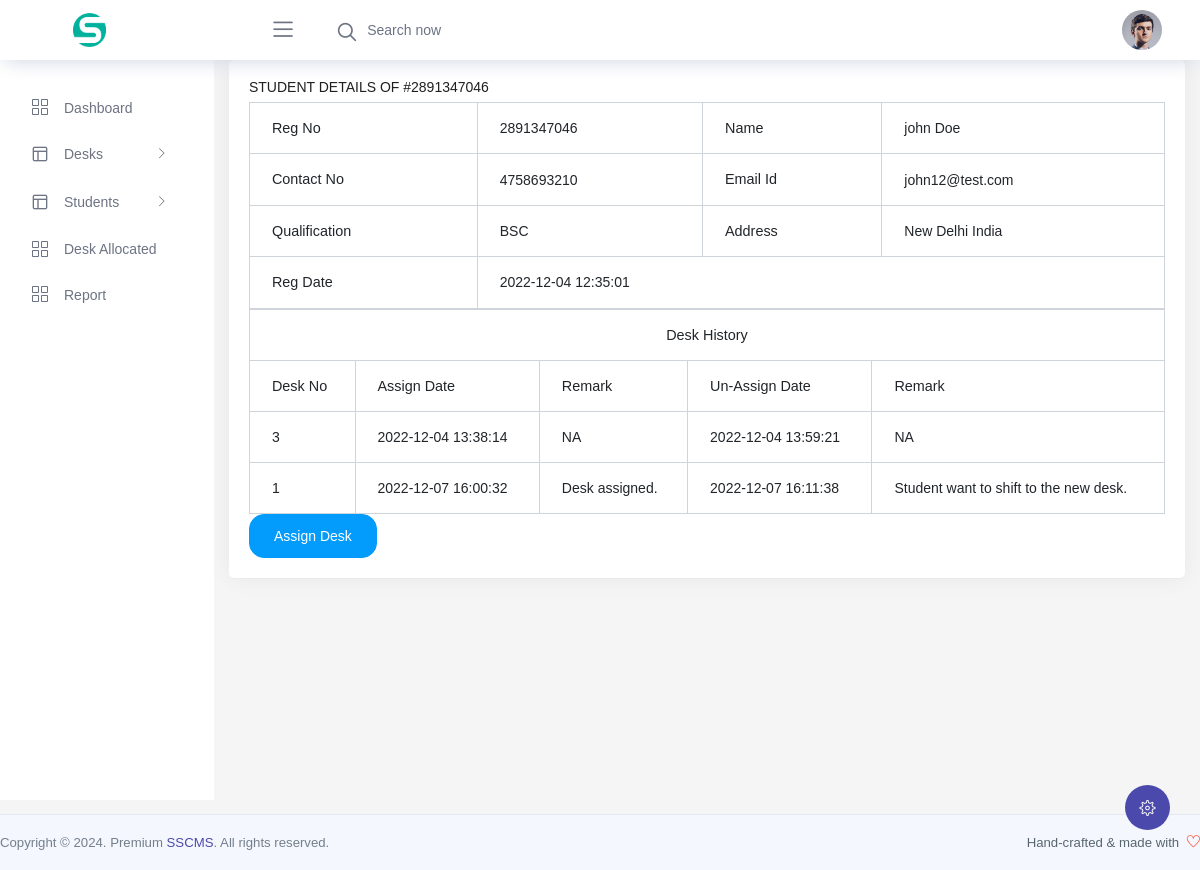
Page /sscms/admin/student-details.php?stdid=2 (signed in) on the committed database.
### tables this page shows
CREATE TABLE `tblstudents` (
  `id` int(11) NOT NULL,
  `registrationNumber` bigint(12) DEFAULT NULL,
  `studentName` varchar(150) DEFAULT NULL,
  `studentContactNo` bigint(12) DEFAULT NULL,
  `studentEmailId` varchar(120) DEFAULT NULL,
  `studentQualification` varchar(200) DEFAULT NULL,
  `studentAddress` mediumtext DEFAULT NULL,
  `regDate` timestamp NULL DEFAULT current_timestamp(),
  `isActive` int(11) DEFAULT NULL,
  `isDeskAssign` char(1) DEFAULT NULL
);

CREATE TABLE `tbldeskhistory` (
  `id` int(11) NOT NULL,
  `stduentId` int(11) DEFAULT NULL,
  `deaskId` int(11) DEFAULT NULL,
  `assignRemark` mediumtext DEFAULT NULL,
  `assignDate` timestamp NULL DEFAULT current_timestamp(),
  `unassignDate` timestamp NULL DEFAULT NULL ON UPDATE current_timestamp(),
  `unassignedRemark` mediumtext DEFAULT NULL
);

CREATE TABLE `tbldesk` (
  `id` int(11) NOT NULL,
  `deskNumber` varchar(120) DEFAULT NULL,
  `laptopChargerScoket` varchar(10) DEFAULT NULL,
  `isOccupied` char(1) DEFAULT NULL,
  `postingDate` timestamp NULL DEFAULT current_timestamp()
);

### sscms/admin/student-details.php (the view, shortened to what this page needs)
<?php
include('includes/dbconnection.php');
if (strlen($_SESSION['sscmsaid']==0)) {
  header('location:logout.php');
  } else{
  ?><!doctype html>
<html lang="en">
    <head>
  <link rel="stylesheet" href="../vendors/feather/feather.css">
  <link rel="stylesheet" href="../vendors/ti-icons/css/themify-icons.css">
  <link rel="stylesheet" href="../vendors/css/vendor.bundle.base.css">
  <link rel="stylesheet" href="../vendors/select2/select2.min.css">
  <link rel="stylesheet" href="../vendors/select2-bootstrap-theme/select2-bootstrap.min.css">
  <link rel="stylesheet" href="../css/vertical-layout-light/style.css">
        <link href="assets/css/style.css" rel="stylesheet" type="text/css" />
    </head>
    <body>
      <?php include_once('includes/header2.php');?>
            <div class="container">
                <div class="row">
                    <div class="col-12">
                        <div class="card-box">
 <?php $sid=intval($_GET['stdid']);
$sql="SELECT * from tblstudents where id='$sid'";
$query = $dbh->prepare($sql);
$query->execute();
$results=$query->fetchAll(PDO::FETCH_OBJ);
$cnt=1;
if($query->rowCount() > 0)
{
foreach($results as $row)
{          ?>
                            <h3 class="m-t-0 header-title"> Student Details of #<?php  echo htmlentities($row->registrationNumber);?></h3>
                            <table id="datatable" class="table table-bordered dt-responsive nowrap" style="border-collapse: collapse; border-spacing: 0; width: 100%;">
                                <tr>
                                <th>Reg No</th>
                                <td><?php  echo htmlentities($row->registrationNumber);?></td>
                                 <th>Name</th>
                                 <td><?php  echo htmlentities($row->studentName);?></td>
                             </tr>
<tr>
<th>Contact No</th>
 <td><?php  echo htmlentities($row->studentContactNo);?></td>
<th>Email Id</th>
<td><?php  echo htmlentities($row->studentEmailId);?></td>
</tr>
<tr>
<th>Qualification</th>
<td><?php  echo htmlentities($row->studentQualification);?></td>
<th>Address</th>
<td><?php  echo htmlentities($row->studentAddress);?></td>
</tr>
<tr>
<th>Reg Date</th>
<td colspan="3"><?php  echo htmlentities($row->regDate);?></td>
</tr>
                                                   <?php $cnt=$cnt+1;}} ?>
                            </table>
 <?php $sid=intval($_GET['stdid']);
$sql="SELECT * from tbldeskhistory
join tbldesk on tbldesk.id=tbldeskhistory.deaskId
where stduentId='$sid' order by tbldeskhistory.id";
$query = $dbh->prepare($sql);
$query->execute();
$results=$query->fetchAll(PDO::FETCH_OBJ);
if($query->rowCount() > 0)
{
$deskstatus=$row->isDeskAssign;
    ?>
   <table id="datatable" class="table table-bordered dt-responsive nowrap" style="border-collapse: collapse; border-spacing: 0; width: 100%;">
    <tr>
        <th colspan="5" style="text-align: center; font-size:22;">Desk History</th>
    </tr>
    <tr>
        <th>Desk No</th>
        <th>Assign Date</th>
        <th>Remark</th>
        <th>Un-Assign Date</th>
        <th>Remark</th>
    </tr>
<?php foreach($results as $row)
{   ?>
<tr>
    <td><?php  echo htmlentities($row->deskNumber);?></td>
    <td><?php  echo htmlentities($row->assignDate);?></td>
    <td><?php  echo htmlentities($row->assignRemark);?></td>
    <td><?php  echo htmlentities($row->unassignDate);?></td>
    <td><?php  echo htmlentities($row->unassignedRemark);?></td>
</tr>
<?php } ?>
   </table>
<?php } else{  ?>
<?php } ?>
<?php if($deskstatus=='1'):?>
   <button type="button" class="btn btn-primary waves-effect waves-light" data-toggle="modal" data-target="#unAssign">Unassign Desk</button>
<?php else : ?>
    <button type="button" class="btn btn-primary waves-effect waves-light" data-toggle="modal" data-target="#myModal">Assign Desk</button>
<?php endif;?>
                        </div>
                    </div>
                </div>
            </div>
<?php include_once('includes/footer.php');?>
        </div>
    </body>
</html><?php }  ?>

### rows in the picture
tblstudents: registrationNumber "2891347046", studentName "john Doe", studentContactNo "4758693210", studentEmailId "john12@test.com", studentQualification "BSC", studentAddress "New Delhi India", regDate "2022-12-04 12:35:01"
tbldeskhistory: tbldesk.deskNumber "3", assignDate "2022-12-04 13:38:14", assignRemark "NA", unassignDate "2022-12-04 13:59:21", unassignedRemark "NA"
tbldeskhistory: tbldesk.deskNumber "1", assignDate "2022-12-07 16:00:32", assignRemark "Desk assigned.", unassignDate "2022-12-07 16:11:38", unassignedRemark "Student want to shift to the new desk."
